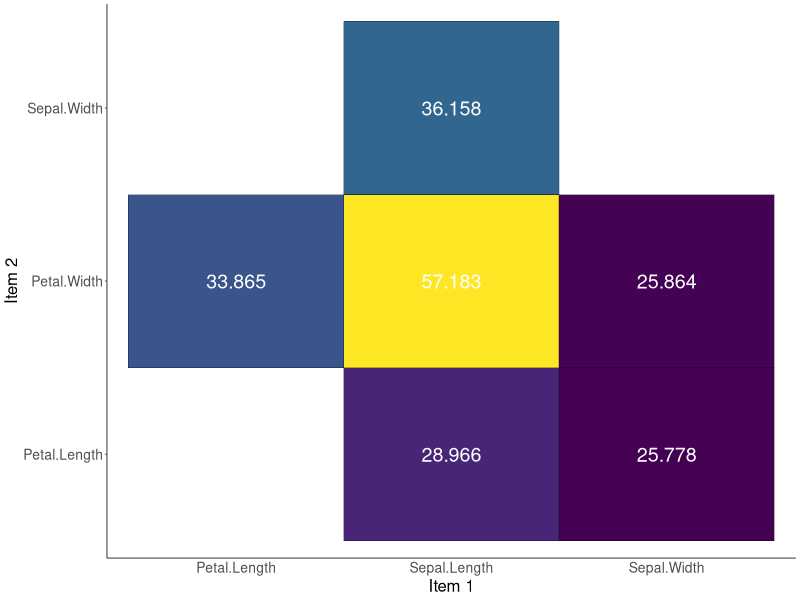
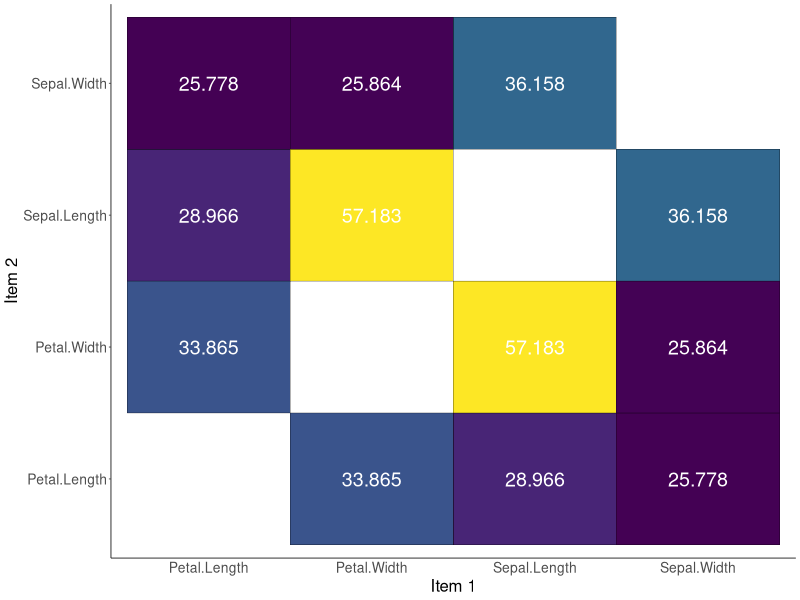
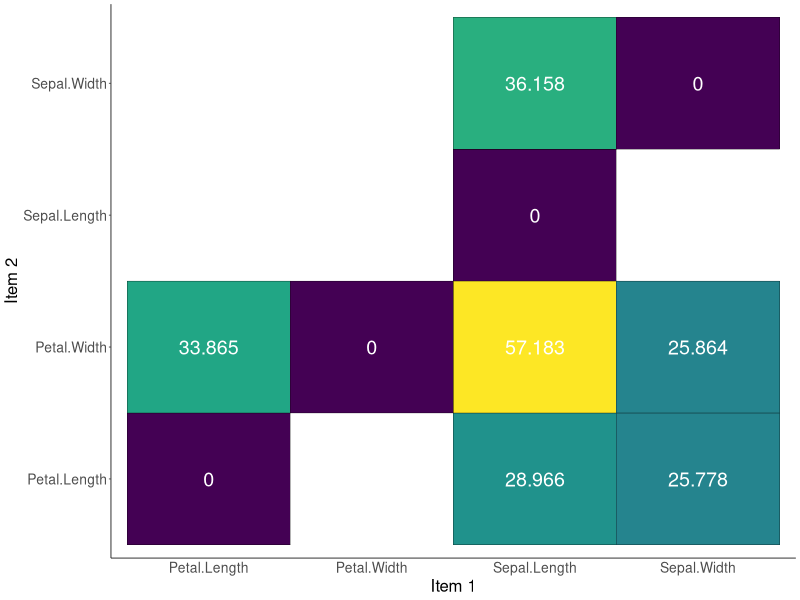

Write the R code that produced these figures, in order.
## ---- chunk 1

# automatically create a bib database for R packages
knitr::write_bib(c(
  .packages(), 
  'knitr','rmarkdown','here','tidyverse','ggsci','cowplot','ggpubr','reshape2','igraph','grid','gridExtra','viridis','tinytex','bookdown','bookdownplus','citr','ggforce','kableExtra','RcolorBrewer', 'bipartite', 'foreach','ggplot2',  'broom','doMc', 'tidyr'), 'packages.bib')


## ---- chunk 2
library(knitr)
library(rmarkdown)
## ---- chunk 3
library(broom) # transforma os dados
library(ggplot2) # plot
library(viridis) # paleta de cores
## ---- chunk 4
iris_dist <- stats::dist(t(iris[, 1:4]))
iris_dist
## ---- chunk 5
broom::tidy(iris_dist)

# upper: Lógico indicando se deve ou não arrumar a metade superior da matriz de distância. O padrão é o que foi baseado no argumento superior de stats :: dist ().
broom::tidy(iris_dist, upper = TRUE)

# diagonal: Lógico indicando se deve ou não arrumar os elementos diagonais da matriz de distância. O padrão é o que foi baseado no argumento diag de stats :: dist ().
broom::tidy(iris_dist, diagonal = TRUE)
## ---- chunk 6
ggplot2::theme_set(theme_classic(base_size = 6) + theme(
    axis.text.x =  element_text(size = 10),
    axis.ticks.x = element_blank(),
    axis.text.y = element_text(size = 10),
    plot.title = element_text(size = 12),
    legend.text = element_text(size =10),
    legend.title = element_text(size = 10),
    axis.title.x =  element_text(size = 12),
    axis.title.y = element_text(size = 12),
    plot.caption = element_text(size = 10),
    # panel.border = element_blank(),
    panel.grid.major = element_blank(),
    panel.grid.minor = element_blank(),
    axis.line.y = element_line(colour = "black"),
    axis.line.x = element_line(colour = "black"),
    legend.position = "none")
)
## ---- chunk 7
iris_tidy <- broom::tidy(iris_dist)

ggplot2::ggplot(iris_tidy,aes(x=item1, y=item2, fill=distance, label=round(distance,3)))+
 geom_tile(color="black")+
  geom_text(size=5,color="white")+
  scale_fill_viridis()+
  labs(x = "Item 1",
       y = "Item 2") 
## ---- chunk 8
iris_upper_tidy <- broom::tidy(iris_dist, upper = TRUE)

ggplot2::ggplot(iris_upper_tidy,aes(x=item1, y=item2, fill=distance, label=round(distance,3)))+
 geom_tile(color="black")+
  geom_text(size=5,color="white")+
  scale_fill_viridis()+
  labs(x = "Item 1",
       y = "Item 2") 
## ---- chunk 9
iris_diagonal_tidy <-broom::tidy(iris_dist, diagonal = TRUE)

ggplot2::ggplot(iris_diagonal_tidy,aes(x=item1, y=item2, fill=distance, label=round(distance,3)))+
 geom_tile(color="black")+
  geom_text(size=5,color="white")+
  scale_fill_viridis()+
  labs(x = "Item 1",
       y = "Item 2") 
